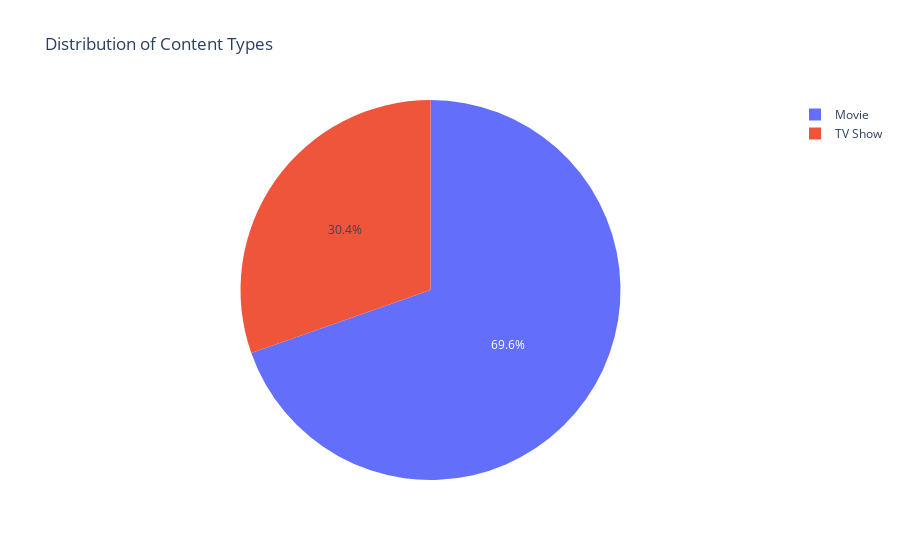

The code cell stored with this chart in its notebook:
### Code cell
#plotly
value_c = df_netflix['type'].value_counts()

fig = px.pie(values=value_c.values, names=value_c.index, title='Distribution of Content Types')

fig.show()

### Figure 1 — Plotly figure (JSON) as saved in the notebook; plotly's stock layout.template omitted (floating-point values rounded to 4 significant figures)
{"data": [{"domain": {"x": [0, 1], "y": [0, 1]}, "hovertemplate": "label=%{label}<br>value=%{value}<extra></extra>", "labels": ["Movie", "TV Show"], "legendgroup": "", "name": "", "showlegend": true, "type": "pie", "values": [6131, 2676]}], "layout": {"legend": {"tracegroupgap": 0}, "title": {"text": "Distribution of Content Types"}}}
